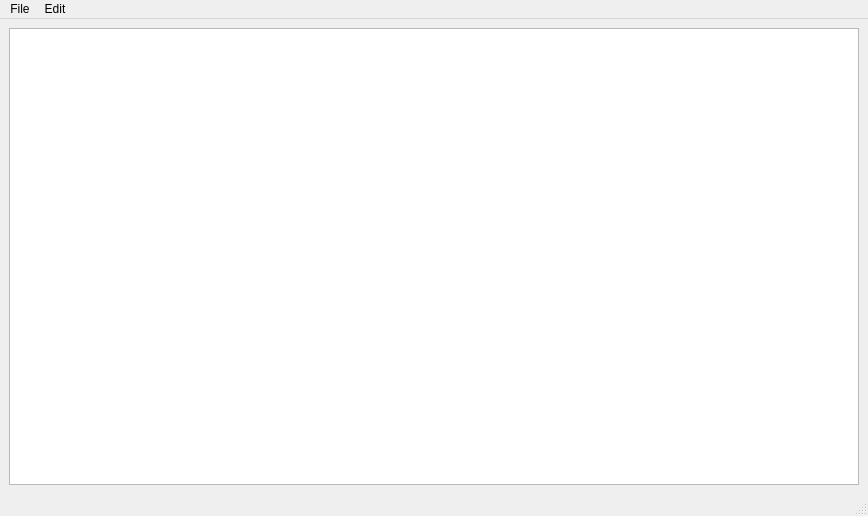
<?xml version="1.0" encoding="UTF-8"?>
<ui version="4.0">
 <class>textEditor</class>
 <widget class="QMainWindow" name="textEditor">
  <property name="geometry">
   <rect>
    <x>0</x>
    <y>0</y>
    <width>868</width>
    <height>516</height>
   </rect>
  </property>
  <property name="windowTitle">
   <string>textEditor</string>
  </property>
  <widget class="QWidget" name="centralwidget">
   <layout class="QVBoxLayout" name="verticalLayout">
    <item>
     <widget class="QTextEdit" name="textEdit"/>
    </item>
   </layout>
  </widget>
  <widget class="QMenuBar" name="menubar">
   <property name="geometry">
    <rect>
     <x>0</x>
     <y>0</y>
     <width>868</width>
     <height>21</height>
    </rect>
   </property>
   <widget class="QMenu" name="menuFile">
    <property name="title">
     <string>File</string>
    </property>
    <addaction name="actionNew"/>
    <addaction name="actionOpen"/>
    <addaction name="actionSave"/>
    <addaction name="actionSave_as"/>
   </widget>
   <widget class="QMenu" name="menuEdit">
    <property name="title">
     <string>Edit</string>
    </property>
    <addaction name="actionBold"/>
    <addaction name="actionCopy"/>
    <addaction name="actionCut"/>
    <addaction name="actionPaste"/>
    <addaction name="separator"/>
    <addaction name="actionUndo_2"/>
    <addaction name="actionRedo_2"/>
   </widget>
   <addaction name="menuFile"/>
   <addaction name="menuEdit"/>
  </widget>
  <widget class="QStatusBar" name="statusbar"/>
  <action name="actionBold">
   <property name="checkable">
    <bool>true</bool>
   </property>
   <property name="text">
    <string>Bold</string>
   </property>
  </action>
  <action name="actionNew">
   <property name="text">
    <string>New</string>
   </property>
  </action>
  <action name="actionOpen">
   <property name="text">
    <string>Open</string>
   </property>
  </action>
  <action name="actionSave">
   <property name="text">
    <string>Save</string>
   </property>
  </action>
  <action name="actionSave_as">
   <property name="text">
    <string>Save As</string>
   </property>
  </action>
  <action name="actionCopy">
   <property name="text">
    <string>Copy</string>
   </property>
  </action>
  <action name="actionCut">
   <property name="text">
    <string>Cut</string>
   </property>
  </action>
  <action name="actionUndo">
   <property name="text">
    <string>Undo</string>
   </property>
  </action>
  <action name="actionRedo">
   <property name="text">
    <string>Redo</string>
   </property>
  </action>
  <action name="actionPaste">
   <property name="text">
    <string>Paste</string>
   </property>
  </action>
  <action name="actionUndo_2">
   <property name="text">
    <string>Undo</string>
   </property>
  </action>
  <action name="actionRedo_2">
   <property name="text">
    <string>Redo</string>
   </property>
  </action>
 </widget>
 <resources/>
 <connections/>
</ui>
